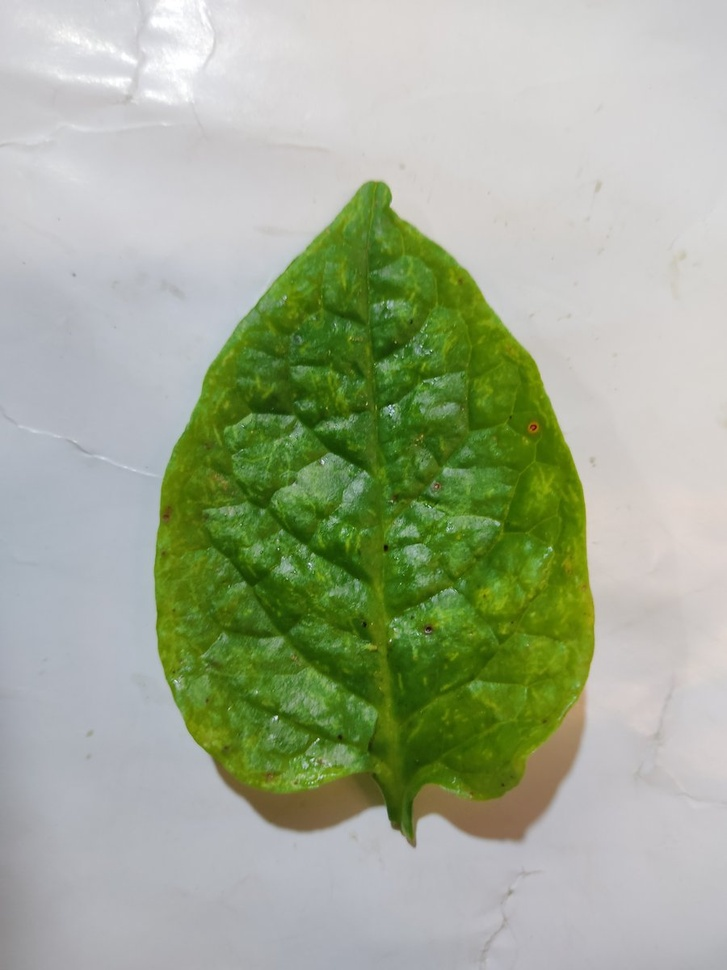
#> input picture dataset/class_0_no_disease/leaf1.jpg, 727 x 970 px, shrunk from 900 x 1200 before the run
$ python -i background_removal.py   (imports and definitions only)
#> lines starting #> are read from the running program, lines starting #| are printed output that depends on the picture; after the words box and inside, x2 and y2 are one past the last pixel; in counts of white or black regions, pixels touching at a corner belong together
#> further down, picture is the input picture: shape (970, 727, 3); mean B, G, R 147.2, 172.3, 161.4
import cv2
import numpy as np


def remove_background(image):
    """
    Remove background using HSV thresholding.

    Assumption:
    The leaf is primarily green and the background
    is sufficiently different from the leaf.
    """

    hsv = cv2.cvtColor(image, cv2.COLOR_BGR2HSV)
#> hsv: shape (970, 727, 3); mean H, S, V 69.4, 67, 175.8

    lower_green = np.array([20, 30, 20])
    upper_green = np.array([100, 255, 255])

    mask = cv2.inRange(hsv, lower_green, upper_green)
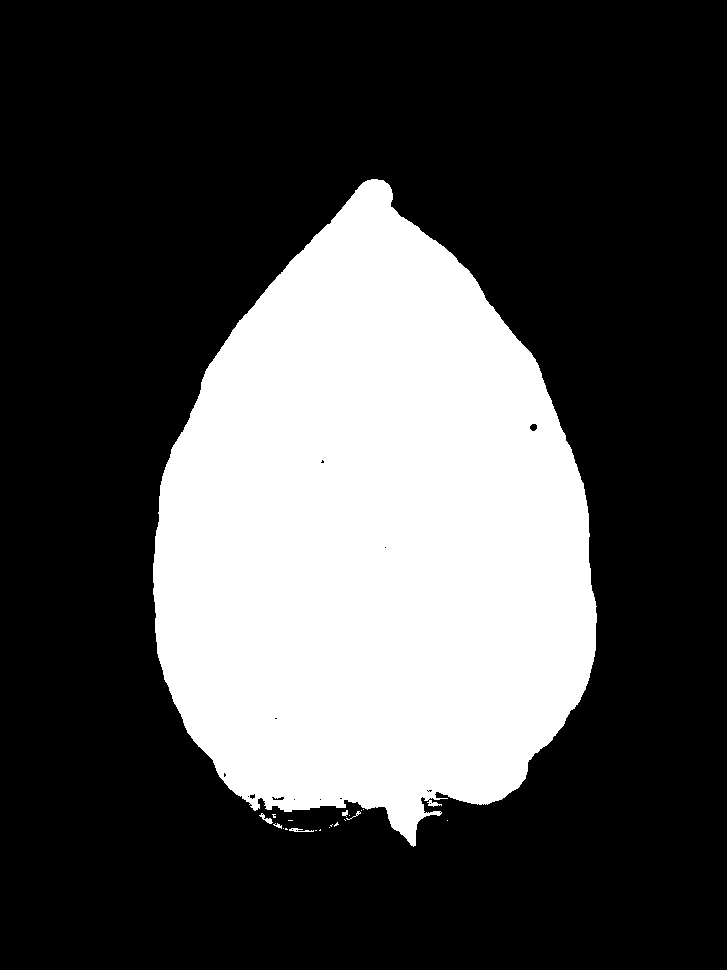
#> mask: shape (970, 727); 29.5% white; 20 white regions (14 under 20 px), largest, box (x1, y1, x2, y2) and area: (153, 179, 597, 847) 207483, (259, 813, 273, 824) 55, (289, 828, 314, 832) 54, (342, 810, 348, 817) 27, (346, 811, 361, 820) 26, (273, 823, 282, 829) 25

    # Morphological cleanup
    kernel = np.ones((5, 5), np.uint8)

    mask = cv2.morphologyEx(
        mask,
        cv2.MORPH_OPEN,
        kernel
    )
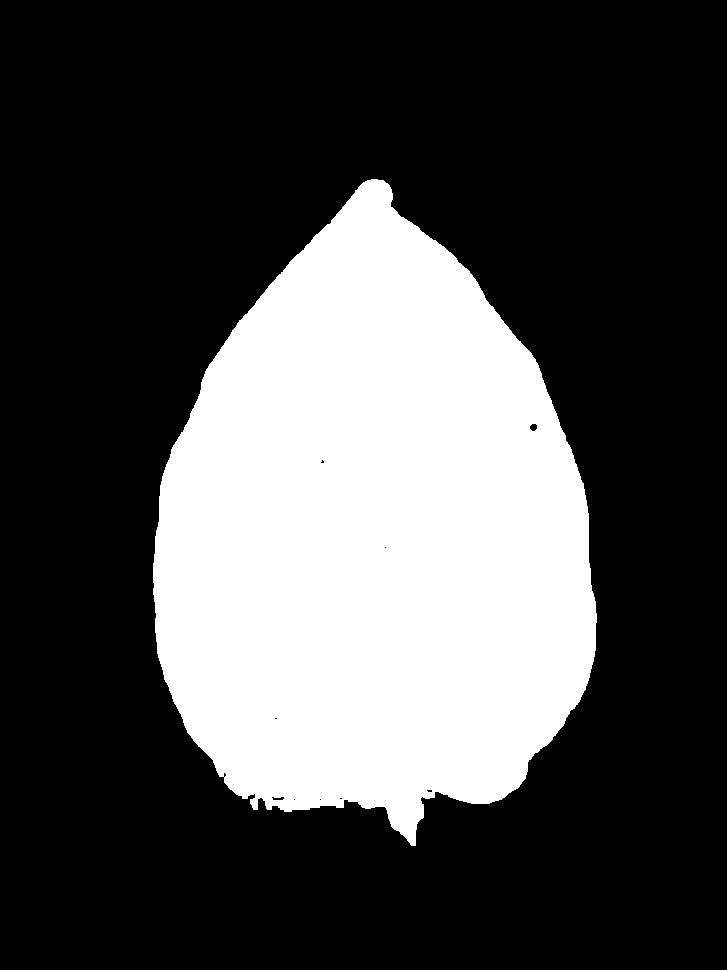
#> mask: shape (970, 727); 29.4% white; 1 white region, box (x1, y1, x2, y2) and area: (153, 179, 597, 846) 207244

    mask = cv2.morphologyEx(
        mask,
        cv2.MORPH_CLOSE,
        kernel
    )
#> mask: shape (970, 727); 29.4% white; 1 white region, box (x1, y1, x2, y2) and area: (153, 179, 597, 846) 207358

    # Keep largest connected component
    num_labels, labels, stats, _ = cv2.connectedComponentsWithStats(
        mask,
        connectivity=8
    )
#> num_labels = 2; stats = [[0, 0, 727, 970, 497832], [153, 179, 444, 667, 207358]]

    if num_labels > 1:

        largest_label = 1 + np.argmax(stats[1:, cv2.CC_STAT_AREA])
#> largest_label = 1

        mask = np.where(
            labels == largest_label,
            255,
            0
        ).astype(np.uint8)

    result = cv2.bitwise_and(
        image,
        image,
        mask=mask
    )
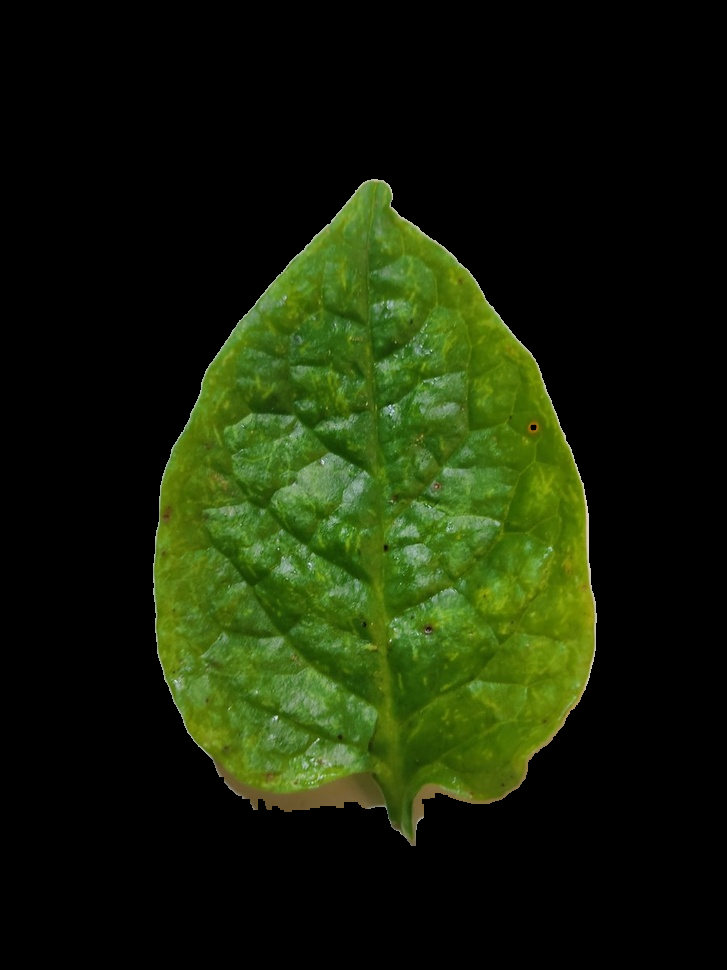
#> result: shape (970, 727, 3); mean B, G, R 7.9, 34.2, 23.2

    return result, mask

>>> import cv2
>>> picture = cv2.imread('../dataset/class_0_no_disease/leaf1.jpg')
>>> result = remove_background(picture)

$ run again, on dataset/class_0_no_disease/leaf10.jpg
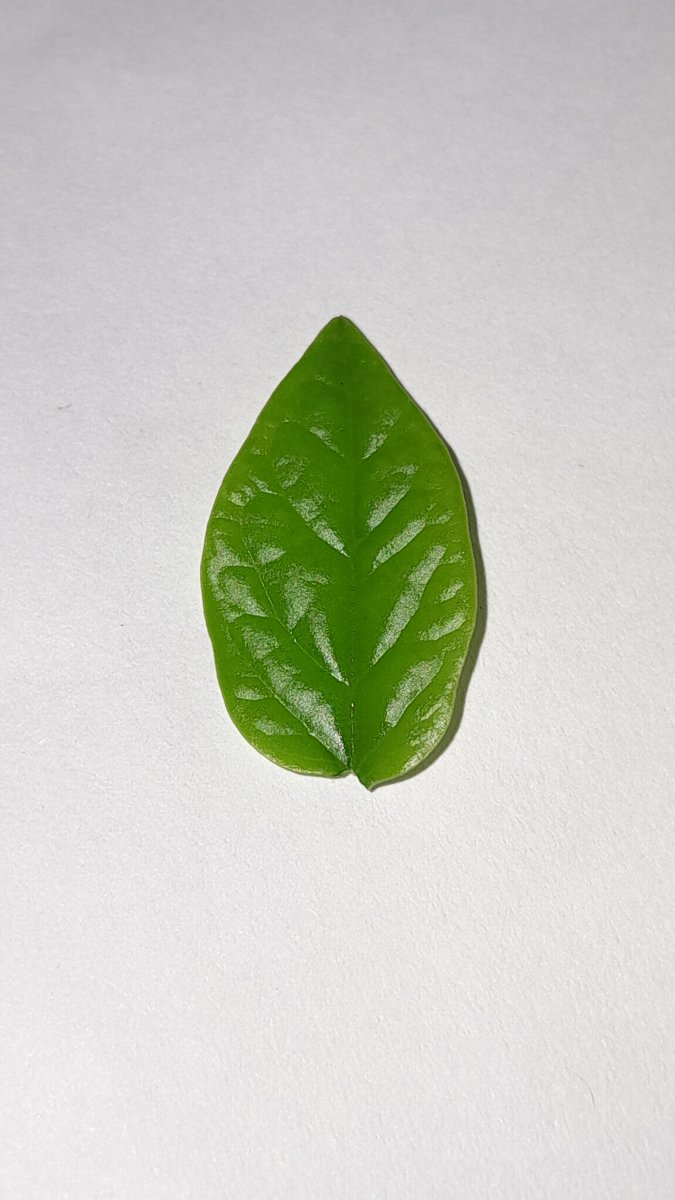
#> input picture dataset/class_0_no_disease/leaf10.jpg, 675 x 1200 px
#> picture is the input picture: shape (1200, 675, 3); mean B, G, R 192.8, 204, 200.6
#> hsv: shape (1200, 675, 3); mean H, S, V 102.3, 28.2, 205.8
#> in remove_background, `mask = cv2.inRange(hsv, lower_green, upper_green)`:
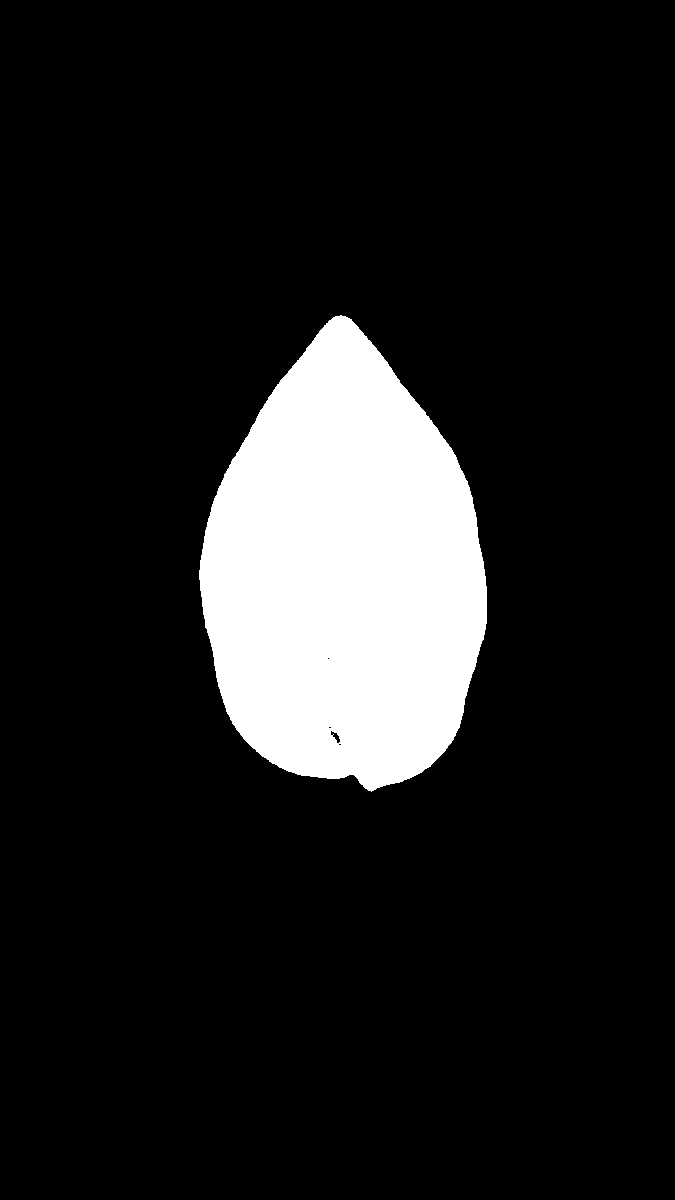
#> mask: shape (1200, 675); 12.1% white; 1 white region, box (x1, y1, x2, y2) and area: (199, 315, 487, 792) 98306
#> labels: shape (1200, 675) int32; values 0 (black) and 1 (white), 12.1% white; 1 white region, box (x1, y1, x2, y2) and area: (199, 316, 487, 791) 98354
#> num_labels = 2; stats = [[0, 0, 675, 1200, 711646], [199, 316, 288, 475, 98354]]
#> largest_label = 1
#> in remove_background, `result = cv2.bitwise_and( image, image, mask=mask )`:
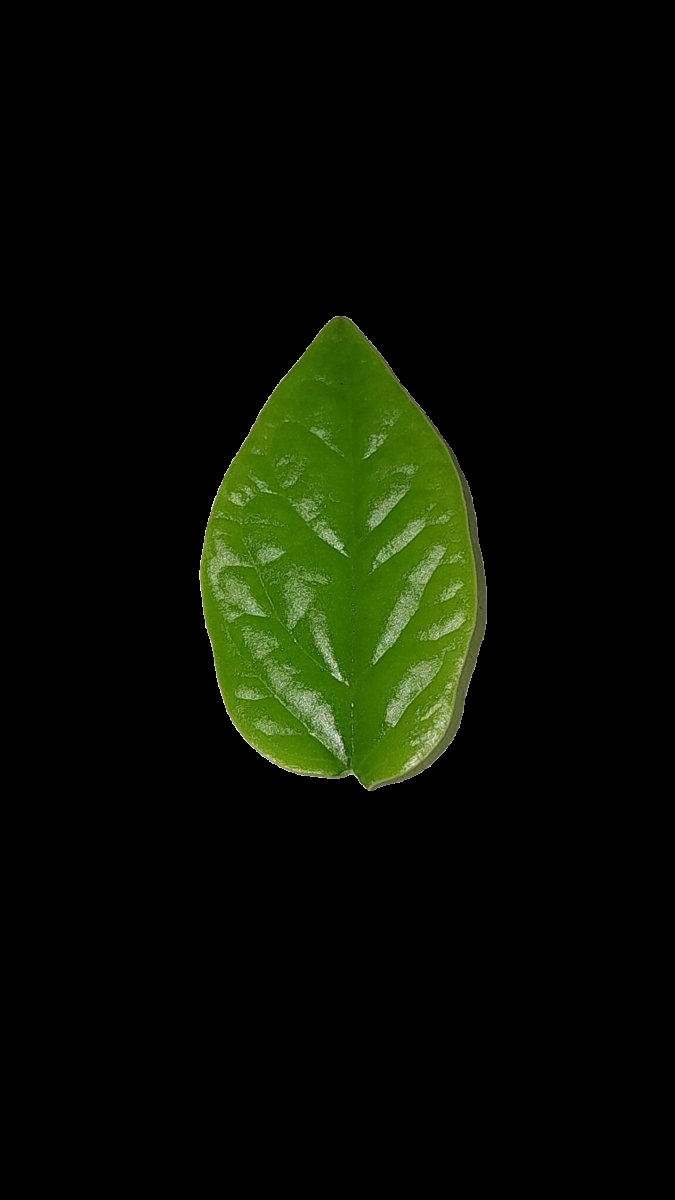
#> result: shape (1200, 675, 3); mean B, G, R 3.1, 14.7, 9.8

$ run again, on dataset/class_0_no_disease/leaf2.jpg
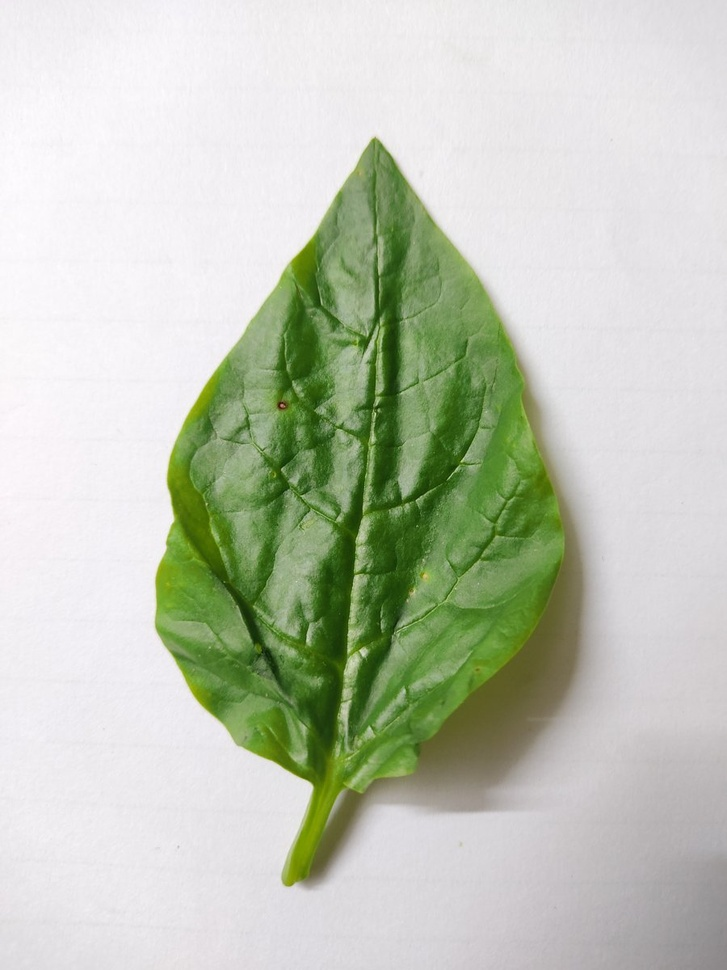
#> input picture dataset/class_0_no_disease/leaf2.jpg, 727 x 970 px, shrunk from 900 x 1200 before the run
#> picture is the input picture: shape (970, 727, 3); mean B, G, R 182.5, 199.3, 192.4
#> hsv: shape (970, 727, 3); mean H, S, V 113, 41.3, 201.8
#> in remove_background, `mask = cv2.inRange(hsv, lower_green, upper_green)`:
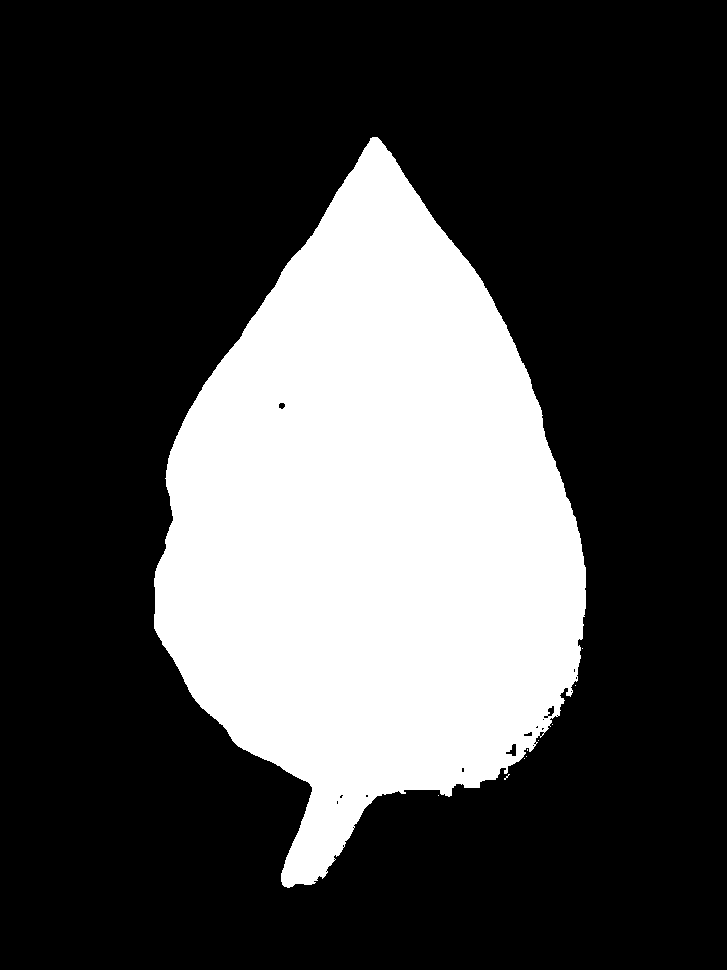
#> mask: shape (970, 727); 28.1% white; 10 white regions (9 under 20 px), largest, box (x1, y1, x2, y2) and area: (154, 137, 586, 888) 198407
#> labels: shape (970, 727) int32; values 0 (black) and 1 (white), 28.1% white; 1 white region, box (x1, y1, x2, y2) and area: (154, 137, 586, 887) 198321
#> num_labels = 2; stats = [[0, 0, 727, 970, 506869], [154, 137, 432, 750, 198321]]
#> largest_label = 1
#> in remove_background, `result = cv2.bitwise_and( image, image, mask=mask )`:
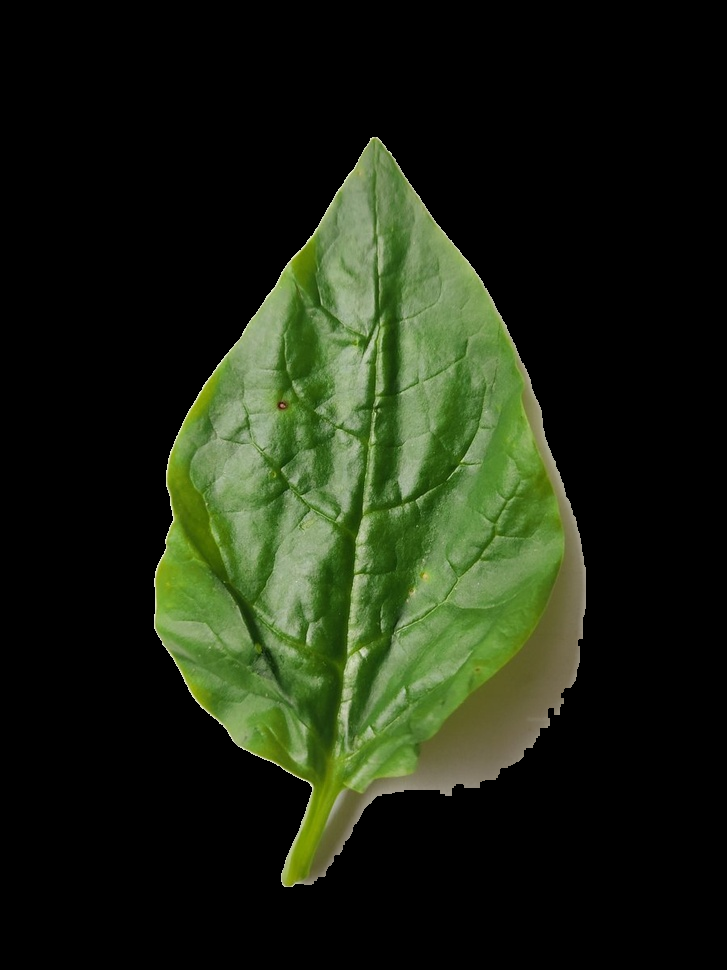
#> result: shape (970, 727, 3); mean B, G, R 18.5, 37.1, 28.5
